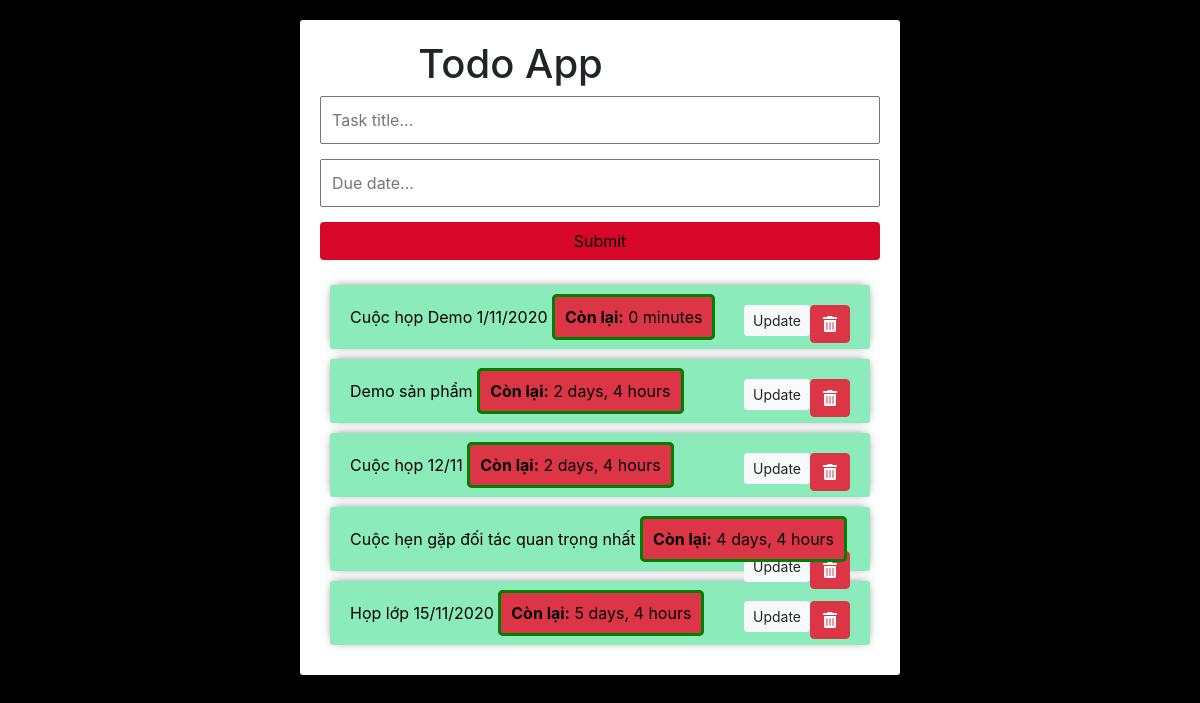
The page / on the database its author committed.
### todos/models.py (models this page shows)
class task(models.Model):
    title = models.CharField(max_length=200)
    complete = models.BooleanField(default=False)
    created = models.DateTimeField(auto_now_add=True)
    due = models.DateTimeField(auto_now_add=False, auto_now=False, blank=True, null=True)
    def __str__(self):
        return self.title

### todos/views.py (the view)
# urls.py: path('', views.listTask, name="task_list"),
def listTask(request):
    queryset = task.objects.order_by('complete','due')
    form = TaskForm()
    if request.method =='POST':
        form = TaskForm(request.POST)
        if form.is_valid():
            form.save()
        return redirect('/')
    context = {
		'tasks':queryset,
		'form':form,
		}
    return render(request, 'index.html', context)

### todos/forms.py
class TaskForm(forms.ModelForm):
	title= forms.CharField(widget= forms.TextInput(attrs={'placeholder':'Task title...'}), label=False)
	due= forms.CharField(widget= forms.TextInput(attrs={'placeholder':'Due date...'}), label=False)
	class Meta:
		model = task
		fields = ['title', 'due']

### todos/templates/index.html (shortened to what this page needs)
<!doctype html>
<html lang="en">
<head>
    <link rel="stylesheet" href="https://stackpath.bootstrapcdn.com/bootstrap/4.4.1/css/bootstrap.min.css">
    <link rel="stylesheet" href="https://stackpath.bootstrapcdn.com/bootstrap/4.3.1/css/bootstrap.min.css">
    <link rel="stylesheet" href="https://cdnjs.cloudflare.com/ajax/libs/jqueryui/1.12.1/themes/south-street/jquery-ui.min.css" />
    <link rel="stylesheet" href="https://cdnjs.cloudflare.com/ajax/libs/jqueryui/1.12.1/themes/south-street/theme.min.css" />
    <link rel="stylesheet" href="https://cdnjs.cloudflare.com/ajax/libs/jqueryui/1.12.1/jquery-ui.structure.min.css" />
    <link rel="stylesheet" href="https://use.fontawesome.com/releases/v5.6.3/css/all.css">
</head>
<body>
<div class="container">
  <div class="row">
    <div class="offset-md-2 col-lg-9">
      <div class="page-header">
        <h1>
          Todo App
        </h1>
      </div>
    </div>
  </div>
	<form method="POST" action="/">
		{{form}}
		<input class="btn save" type="submit" name="save">
	</form>
	<div class="todo-list">
	{% for task in tasks %}
		<div class="item-row">
            {% if task.complete == True %}
			<strike>{{task}}, {{task.due}}</strike>
			{% else %}
            <span>{{task}}</span>
            <span style="margin: auto; width: 50%;border: 3px solid green;padding: 10px;" class="timer"><b>Còn lại:</b> {{ task.due|timeuntil }}</span>
            <a class="mybutton btn btn-danger" href="{%url 'delete_task' task.id %}"><i class="fas fa-trash-alt"></i>
            </a>
            {% endif %}
            <a class="mybutton btn btn-sm btn-light" href="{% url 'update_task' task.id %}">Update</a>
		</div>
	{% endfor %}
	</div>
</div>
</body>

### todos/templates/index.html (style rules this page uses)
body { background: black; }
input { width: 100%; padding: 10px; margin-bottom: 15px; box-sizing: border-box; }
.container { width:50%; margin: 20px auto; padding:20px; background-color: #fff; border-radius: 3px; box-shadow: 6px 2px 30px 0px rgba(0,0,0,0.75); }
.item-row { background-color: rgb(140, 235, 187); margin: 10px; padding: 20px; border-radius: 3px; color: black; font-size: 16px; box-shadow: 0px -1px 10px -4px rgba(0,0,0,0.75); }
.save { background-color: #d60729; color: black; }
.mybutton { float: right; }
.timer { background-color: #dc3545; border-radius: 5px; padding: 5px; }

### rows shown on the page
task: title "Cuộc họp Demo 1/11/2020", due "0 minutes"
task: title "Demo sản phẩm", due "2 days, 4 hours"
task: title "Cuộc họp 12/11", due "2 days, 4 hours"
task: title "Cuộc hẹn gặp đối tác quan trọng nhất", due "4 days, 4 hours"
task: title "Họp lớp 15/11/2020", due "5 days, 4 hours"
